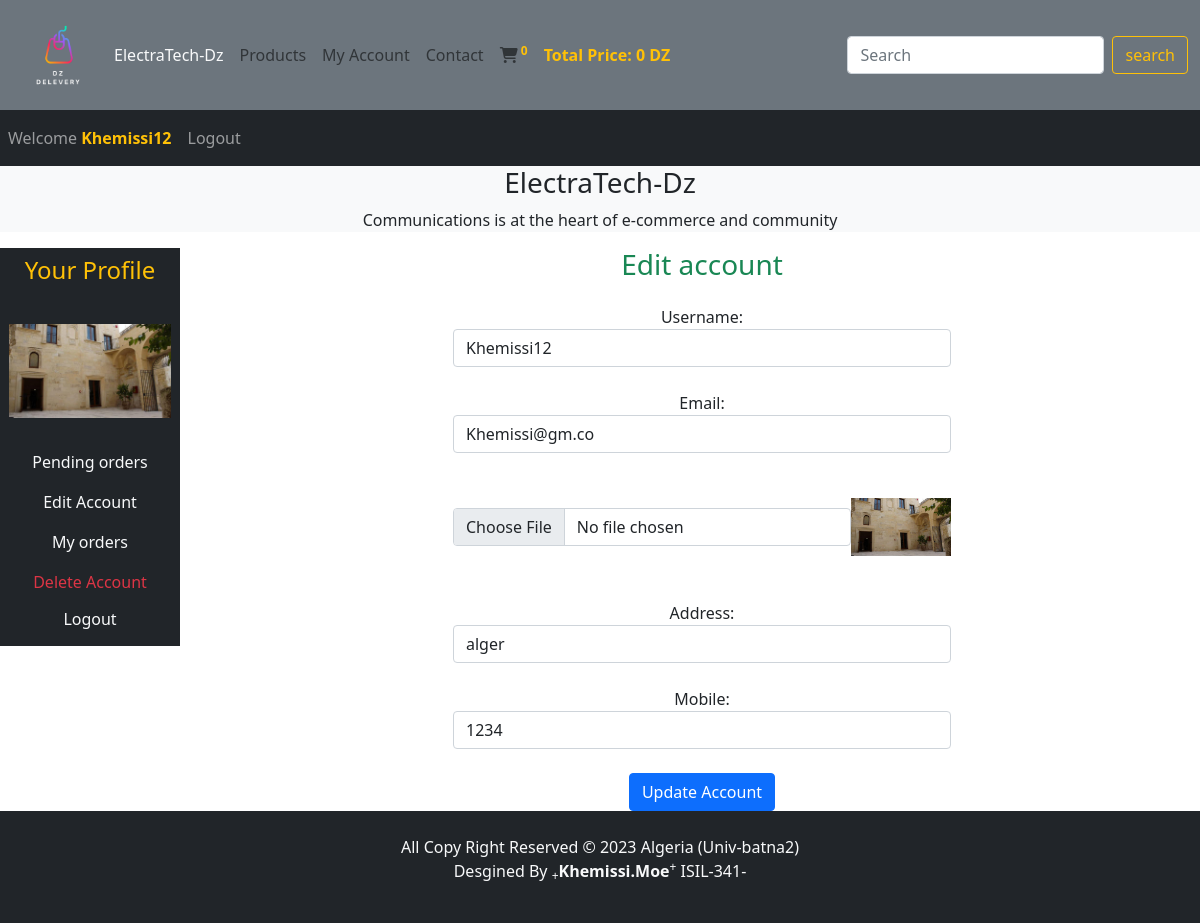
Page /users_area/profile.php?edit_account (signed in) on the committed database.
### tables this page shows
CREATE TABLE `user_table` (
  `user_id` int(11) NOT NULL,
  `username` varchar(100) NOT NULL,
  `user_email` varchar(100) NOT NULL,
  `user_password` varchar(255) NOT NULL,
  `user_image` varchar(255) NOT NULL,
  `user_ip` varchar(100) NOT NULL,
  `user_address` varchar(255) NOT NULL,
  `user_mobile` varchar(20) NOT NULL
);

### users_area/edit_account.php (the view, shortened to what this page needs)
<?php
if(isset($_GET['edit_account'])){
    $user_session_name=$_SESSION['username'];
    $select_query="SELECT * FROM `user_table` WHERE username='$user_session_name'";
    $result_query=mysqli_query($con,$select_query);
    $row_fetch=mysqli_fetch_assoc($result_query);
    $username=$row_fetch['username'];
    $user_email=$row_fetch['user_email'];
    $user_address=$row_fetch['user_address'];
    $user_mobile=$row_fetch['user_mobile'];
}
?>
<body>
    <h3 class="text-success mb-4"> Edit account </h3>
<form action="" method="post" enctype="multipart/form-data">
    <div class="form-outline mb-4">
        <label for="username">Username:</label>
        <input type="text" class="form-control w-50 m-auto" name="user_username" value="<?php echo $username; ?>" required>
    </div>
    <div class="form-outline mb-4">
        <label for="email">Email:</label>
        <input type="email" class="form-control w-50 m-auto" name="user_email" value="<?php echo $user_email; ?>" required>
    </div>
        <div class="form-outline mb-4 d-flex w-50 m-auto " >
            <input type="file" class="form-control m-auto " name="user_image">
            <img src="./user_images/<?php echo $user_image ?>" class="edit_image" alt="">
        </div>
    <div class="form-outline mb-4">
        <label for="address">Address:</label>
        <input type="text" class="form-control w-50 m-auto" name="user_address" value="<?php echo $user_address; ?>" required>
    </div>
    <div class="form-outline mb-4">
        <label for="mobile">Mobile:</label>
        <input type="text" class="form-control w-50 m-auto " name="user_mobile" value="<?php echo $user_mobile; ?>" required>
    </div>
    <input type="submit" class="btn btn-primary" name="user_update" value="Update Account">
</form>
</body>
<html>

### users_area/profile.php (shortened to what this page needs)
<?php
    include('../functions/common_function.php');
?>
<!DOCTYPE html>
<html lang="en">
<head>
    <link href="https://cdn.jsdelivr.net/npm/bootstrap@5.1.3/dist/css/bootstrap.min.css" rel="stylesheet"
>
    <link rel="stylesheet" href="https://cdnjs.cloudflare.com/ajax/libs/font-awesome/6.3.0/css/all.min.css"
 />
        <link rel="stylesheet"  href="../style.css">
        </head>
<body>
    <div class="container-fluid p-0">
        <nav class="navbar navbar-expand-lg navbar-light bg-secondary">
            <div class="container-fluid">
            <img src="../images/Logo.png" alt=""  class="logo" href="index.php">
                <div class="collapse navbar-collapse" id="navbarSupportedContent">
                    <ul class="navbar-nav me-auto mb-2 mb-lg-0">
                        <li class="nav-item">
                            <a class="nav-link active text-light" aria-current="page" href="../index.php">ElectraTech-Dz</a>
                        </li>
                        <li class="nav-item">
                            <a class="nav-link" href="../display_all.php">Products</a>
                        </li>
                        <li class="nav-item">
                            <a class="nav-link" href="profile.php">My Account</a>
                        </li>
                        <li class="nav-item">
                            <a class="nav-link" href="#">Contact</a>
                        </li>
                        <li class="nav-item">
                            <a class="nav-link" href="../cart.php"><i class="fa fa-shopping-cart "></i><sup ><b class="text-warning"> <?php cart_item(); ?></b></sup></a>
                        </li>
                        <li class="nav-item">
                            <a class="nav-link" href="#"> <b class="text-warning">Total Price: <?php total_cart_price(); ?> DZ</b></a>
                        </li>
                    </ul>
                    <form class="d-flex" action="../search_product.php" method="get">
                        <input class="form-control me-2" type="search" placeholder="Search" aria-label="Search" name="search_data">
                        <input type="submit" value="search" class="btn btn-outline-warning" name="search_data_product">
                    </form>
                </div>
            </div>
        </nav>
<nav class="navbar navbar-expand-lg navbar-dark bg-dark" >
    <ul class="navbar-nav me-auto">
        <?php
if(!isset($_SESSION['username'])){
    echo "<li class='nav-item'>
        <a class='nav-link ' href='#'>  Welcome Guest</a>
    </li>";
} else {
    echo "<li class='nav-item'>
        <a class='nav-link ' href='#'>  Welcome <b class='text-warning'>".$_SESSION['username']."</b></a>
    </li>";
}
if(!isset($_SESSION['username'])){
    echo "<li class=\"nav-item\">
        <a class='nav-link' href='./users_area/user_login.php'> Login</a>
    </li>";
} else {
    echo "<li class=\"nav-item\">
        <a class='nav-link' href='logout.php'>Logout</a>
    </li>";
}
?>
    </ul>
</nav>
        <div class="bg-light">
            <h3 class="text-center"> ElectraTech-Dz</h3>
            <p class="text-center">Communications is at the heart of e-commerce and community</p>
        </div>
            <div class="row">
                <div class="col-md-2 ">
                <ul class="navbar-nav bg-secendary text-center" >
                <li class="nav-item bg-dark">
                            <a class="nav-link text-warning"  href="#"><h4>Your Profile</h4></a>
                        </li>
                    <?php
                        $username=$_SESSION['username'];
                        $user_image="SELECT *FROM `user_table` WHERE username='$username'";
                        $result_image=mysqli_query($con,$user_image);
                        $row_image=mysqli_fetch_array($result_image);
                        $user_image=$row_image['user_image'];
                        echo "<li class='nav-item bg-dark'>
                                <img src='./user_images/$user_image'class='profile_img my-4' alt=''>
                                </li>";
                    ?>
                <li class="nav-item bg-dark">
                            <a class="nav-link text-light"  href="profile.php">Pending orders</a>
                        </li>
                <li class="nav-item bg-dark">
                            <a class="nav-link text-light"  href="profile.php?edit_account">Edit Account</a>
                        </li>
                <li class="nav-item bg-dark">
                            <a class="nav-link text-light"  href="profile.php?my_orders">My orders</a>
                        </li>
                <li class="nav-item bg-dark">
                            <a class="nav-link text-danger"  href="profile.php?delete_account">Delete Account</a>
                        </li>
                        <li class="nav-item bg-dark">
                            <a class="nav-link text-light"  href="logout.php"><h6>Logout</h6></a>
                        </li>
                </ul>
                </div>
                <div class="col-md-10 text-center">
                    <?php
                    if(isset($_GET['edit_account'])){
                        include('edit_account.php');
                    }
                    ?>
                </div>
            </div>
<div class="bg-dark p-4 text-center">
    <p class="Copy text-light">All Copy Right Reserved &copy; 2023 Algeria (Univ-batna2)<br>Desgined By <sub>+</sub><strong>Khemissi.Moe</strong><sup>+</sup> ISIL-341- </p>
</div>
</body>
</html>

### style.css (style rules this page uses)
* { margin: 0; padding: 0; box-sizing: border-box; }
.logo { width: 8%; height: 8%; }
.Copy { color: wheat; text-align: center; }
.nav-link.active.text-light { color: orange; }

### users_area/profile.php (style rules this page uses)
body { overflow-x:hidden; }
.profile_img { width: 90%; height: 100%; margin: auto; display: block;object-fit:contain; }
.edit_image { width: 100px; height: 100px;object-fit:contain; }

### rows in the picture
user_table: user_image (picture), user_username "Khemissi12", user_email "Khemissi@gm.co", user_address "alger", user_mobile "1234"

### other values in the picture
$count_cart_items "0"
$total_price "0"
$_SESSION['username'] "Khemissi12"
